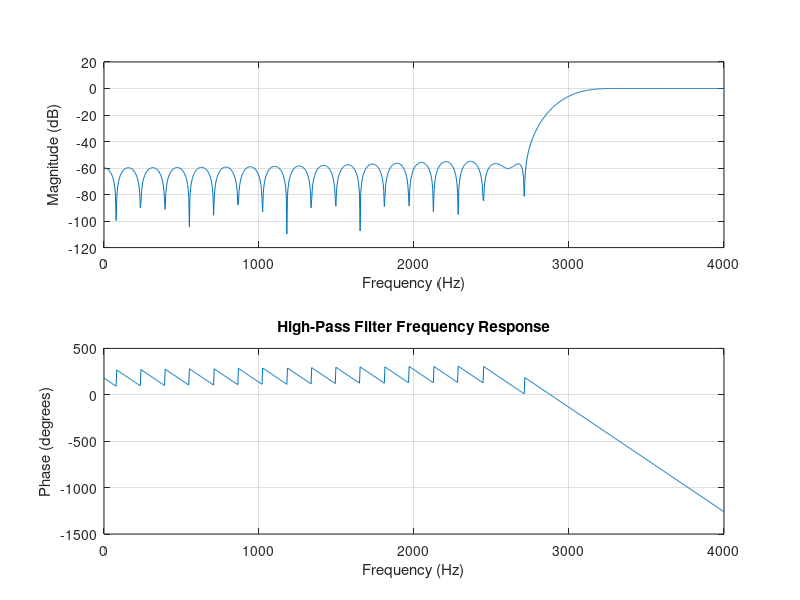

The MATLAB script that drew this image:
clc; clear; close all;

fs = 8000; % Sampling frequency
N = 50;
fc = [500 3000]; % Cutoff frequencies for Band-Pass filter

% Different filters
h_lp = fir1(N, fc(1)/(fs/2), 'low', hamming(N+1));
h_hp = fir1(N, fc(2)/(fs/2), 'high', hamming(N+1));

% Plot responses
figure;
subplot(2,1,1);
freqz(h_lp, 1, 1024, fs);
title('Low-Pass Filter Frequency Response');

subplot(2,1,2);
freqz(h_hp, 1, 1024, fs);
title('High-Pass Filter Frequency Response');
